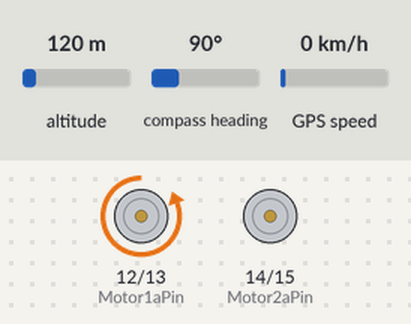
Recording of a sketch running on a simulated Arduino Mega 2560, built with avr-gcc and run on an emulated ATmega2560. Shown: motor-driver pin pairs drawn as motors (green arrow = first pin HIGH = forward, orange = second pin HIGH = backward, longer = more drive). The test bench sets the inputs (shaded band); at power-on: compass heading 90°, altitude 120 m, GPS speed 0 km/h. The GPS gets a fix after 3 s at 37.7749, -122.4194 with 8 satellites; what the sketch prints to the serial monitor is not drawn.

Above: at 2.2 s.
2.3 s: compass heading set to 352°
At 3.8 s:
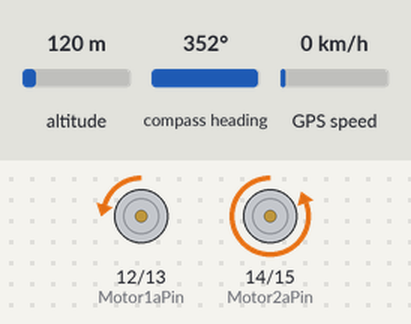
4.5 s: compass heading set to 269°
At 5.7 s:
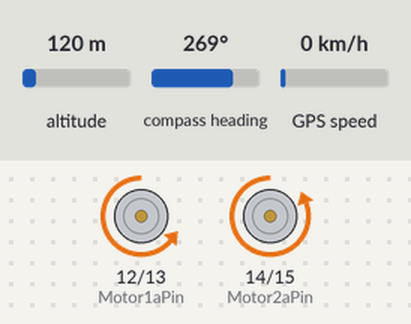
6.0 s: compass heading set to 90°
At 7.0 s:
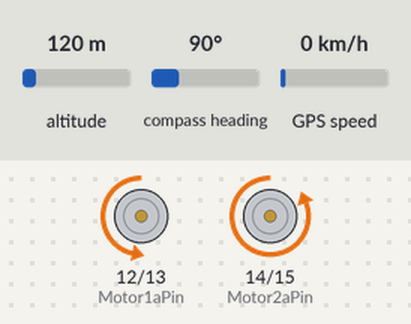
Timing chart, 0 to 9.0 s (numbered marks = the images above; inputs shaded):
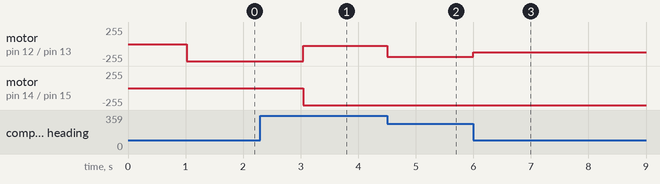

The sketch:

Mowbot_Autonomous_NoGPSLocationFixNeeded.ino
```cpp
#include <TinyGPS++.h>
#include <Wire.h>
#include <Adafruit_Sensor.h>
#include <Adafruit_HMC5883_U.h>

/* ************  Pins setup  ************ */
static const int RXPin = 18, // the serial connection to GPS. Note that RX, TX
                 TXPin = 17, // refer to 'device view'
                 SDAPin = 21, SCLPin = 22,//I2C pins
                 Motor1aPin = 12, Motor1bPin = 13,
                 Motor2aPin = 14, Motor2bPin = 15;

/* ************  GPS and compass  ************ */
static const float Xoffset=20, Yoffset=-97;     // offsets for magnetometer readings
static const uint32_t GPSBaud = 9600;        //GPS sensor serial baud rate
//The angle in radians is equal to the degrees multiplied by 0.017453.
//my declination is -5 degrees 45 minutes or 5.75 degrees. -5.75 * 0.017453
static float declinationAngle = -0.100356;        //magnetic declination angle
static const double TARGET_LAT=37.890482, TARGET_LNG=-84.561531;    //coordinates of target
Adafruit_HMC5883_Unified mag = Adafruit_HMC5883_Unified(12345); // compass object; ID is random
TinyGPSPlus gps;         // The TinyGPS++ object

/* ************  Global variables  ************ */
bool autonomous=true,
    heartbeat=true;
float distance=1000,  ///distance to target, in meters
      Kp=0.5,         // coefficient  for proportional steering
      course=0;       //course to target, in degrees; North=0, West=270

void setup() {
  //set up motor pins
  pinMode(Motor1aPin, OUTPUT);
  pinMode(Motor1bPin, OUTPUT);
  pinMode(Motor2aPin, OUTPUT);
  pinMode(Motor2bPin, OUTPUT);

  Serial.begin(115200);       // serial connection for debugging
  delay(500);
  Serial2.begin(GPSBaud);        //software serial connection to GPS
  delay(500);
  Serial.println("Booting...");
  //Wire.begin(SDAPin, SCLPin); //I2C bus, for compass and sonar sensors
  /* Initialise the compass sensor */
  if(!mag.begin()) {
    Serial.println("Problem starting the compass. Please check connections.");
  } else  {
    /* There was a problem detecting the magentometer ... check your connections */
    Serial.println("Compass Initialized");
  }
}

void loop() {
  updateGPS(); //read messages from GPS sensor
  //if (autonomous && gps.location.isValid() && (gps.location.age() <3000 ) && (distance > 1)  ) {
  if (autonomous && (distance > 1)  ) {
    //we are in autonomous mode, and have valid location fix
    //get distance to target, in meters
    distance = TinyGPSPlus::distanceBetween(gps.location.lat(), gps.location.lng(),TARGET_LAT, TARGET_LNG);
    //get course to target, in degrees; North=0, West=270
    course = TinyGPSPlus::courseTo(gps.location.lat(), gps.location.lng(),TARGET_LAT, TARGET_LNG);
    //compare with current heading, and determine error.
    //If error>0, we need to turn right; if <0, left
    float error=course-getHeading();
    //normalize so that error is between -180 and 180
    if (error > 180 ) error-=360;
    if (error < -180 ) error+=360;
    //set course
    setMotors (60+Kp*error, 60-Kp*error);
    Serial.print("LeftM: "); Serial.print(60+Kp*error); Serial.print("   RightM: "); Serial.println(60-Kp*error);
  }
}

void updateGPS() {
  //read data from serial connection to GPS
  while (Serial2.available() > 0) {
    gps.encode(Serial2.read());
  }
}

// Gets new heading info  from compaSerial2.
float getHeading() {
  sensors_event_t event;
  mag.getEvent(&event);

  float X,Y;
  // Get x,y components of magnetic field vector; values are in micro-Tesla (uT))
  // and correct for offset
  X=event.magnetic.x-Xoffset;
  Y=event.magnetic.y-Yoffset;
  float heading = atan2(-X, -Y) * 180/PI;
  //correct for declination angle
  heading += declinationAngle;

  // correct as needed to guarantee that result is between 0 and 360
  if (heading < 0) heading += 360;
  if (heading > 360 ) heading -= 360;
  return(heading);
}

void setMotors(float left, float right) {
  //compute the max of two numbers. Unfortunately,
  //usual max macro doesn't work: https://github.com/esp8266/Arduino/issues/398
  // so we make our own
  float m = abs(left);
  if (abs(right)>m) m=abs(right);
  //rescale if needed
  if (m > 1) {
    left = left / m;
    right = right / m;
  }
  // set left motor. Note that for ESP8266, analogWrite expects parameter to be 0-1023:
  // http://esp8266.github.io/Arduino/versions/2.0.0/doc/reference.html#analog-output
  // unlike the usual Arduino, whihc expects range of 0-255
  if (left > 0) {
    analogWrite(Motor1aPin, 0);
    analogWrite(Motor1bPin, left * 1023);
  } else {
    analogWrite(Motor1aPin, -left * 1023);
    analogWrite(Motor1bPin, 0);
  }
  //right
  if (right > 0) {
    analogWrite(Motor2aPin, 0);
    analogWrite(Motor2bPin, right * 1023);
  } else {
    analogWrite(Motor2aPin, -right * 1023);
    analogWrite(Motor2bPin, 0);
  }
  //Blynk.virtualWrite(V8, left);
  //Blynk.virtualWrite(V9, right);
  //Serial.print("Left: "); Serial.print(left); Serial.print("\nRight: "); Serial.println(right);
}
```

Measured:
- after the input at 2.3 s, motor on pin 12 (Motor1aPin) / pin 13 (Motor1bPin): backward 255/255 → backward 25/255 after 0.74 s
- after the input at 4.5 s, motor on pin 12 (Motor1aPin) / pin 13 (Motor1bPin): backward 25/255 → backward 192/255 at once
- after the input at 6.0 s, motor on pin 12 (Motor1aPin) / pin 13 (Motor1bPin): backward 192/255 → backward 125/255 at once
